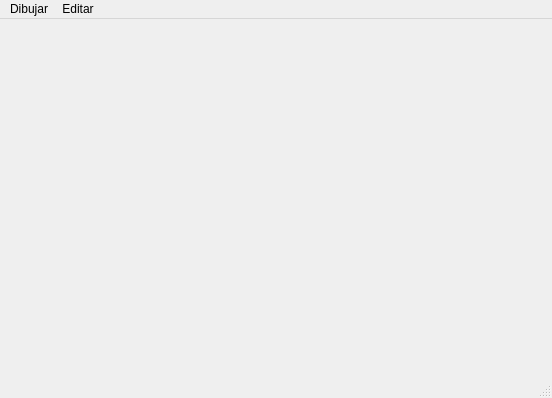
<?xml version="1.0" encoding="UTF-8"?>
<ui version="4.0">
 <class>winEditorGrafico</class>
 <widget class="QMainWindow" name="winEditorGrafico">
  <property name="geometry">
   <rect>
    <x>0</x>
    <y>0</y>
    <width>552</width>
    <height>398</height>
   </rect>
  </property>
  <property name="windowTitle">
   <string>Editor Gráfico</string>
  </property>
  <widget class="QWidget" name="centralwidget">
   <widget class="QLabel" name="lblEstado">
    <property name="geometry">
     <rect>
      <x>10</x>
      <y>20</y>
      <width>351</width>
      <height>16</height>
     </rect>
    </property>
    <property name="text">
     <string/>
    </property>
   </widget>
  </widget>
  <widget class="QMenuBar" name="mbrPrincipal">
   <property name="geometry">
    <rect>
     <x>0</x>
     <y>0</y>
     <width>552</width>
     <height>21</height>
    </rect>
   </property>
   <widget class="QMenu" name="mnuDibujar">
    <property name="title">
     <string>Dibujar</string>
    </property>
    <widget class="QMenu" name="mnuPropiedades">
     <property name="title">
      <string>Propiedades</string>
     </property>
     <addaction name="mniEstablecer_contrasena"/>
     <addaction name="mniConfigurar_pagina"/>
    </widget>
    <addaction name="mniDibujar_circulo"/>
    <addaction name="mniDibujar_rectangulo"/>
    <addaction name="mniDibujar_linea"/>
    <addaction name="separator"/>
    <addaction name="separator"/>
    <addaction name="mnuPropiedades"/>
   </widget>
   <widget class="QMenu" name="mnuEditar">
    <property name="title">
     <string>Editar</string>
    </property>
    <addaction name="mniCopiar"/>
    <addaction name="mniCortar"/>
    <addaction name="mniPegar"/>
   </widget>
   <addaction name="mnuDibujar"/>
   <addaction name="mnuEditar"/>
  </widget>
  <widget class="QStatusBar" name="statusbar"/>
  <action name="mniCopiar">
   <property name="text">
    <string>Copiar</string>
   </property>
   <property name="shortcut">
    <string>Ctrl+C</string>
   </property>
  </action>
  <action name="mniCortar">
   <property name="text">
    <string>Cortar</string>
   </property>
   <property name="shortcut">
    <string>Ctrl+X</string>
   </property>
  </action>
  <action name="mniPegar">
   <property name="text">
    <string>Pegar</string>
   </property>
   <property name="shortcut">
    <string>Ctrl+V</string>
   </property>
  </action>
  <action name="mniDibujar_circulo">
   <property name="text">
    <string>Dibujar &amp;círculo</string>
   </property>
   <property name="shortcut">
    <string>Shift+C</string>
   </property>
  </action>
  <action name="mniDibujar_rectangulo">
   <property name="text">
    <string>Dibujar &amp;rectángulo</string>
   </property>
   <property name="shortcut">
    <string>Ctrl+R</string>
   </property>
  </action>
  <action name="mniDibujar_linea">
   <property name="text">
    <string>Dibujar &amp;línea</string>
   </property>
   <property name="shortcut">
    <string>Ctrl+L</string>
   </property>
  </action>
  <action name="mniEstablecer_contrasena">
   <property name="text">
    <string>Establecer contraseña</string>
   </property>
   <property name="shortcut">
    <string>Ctrl+T</string>
   </property>
  </action>
  <action name="mniConfigurar_pagina">
   <property name="text">
    <string>Configurar página</string>
   </property>
   <property name="shortcut">
    <string>Ctrl+P</string>
   </property>
  </action>
 </widget>
 <resources/>
 <connections/>
</ui>
